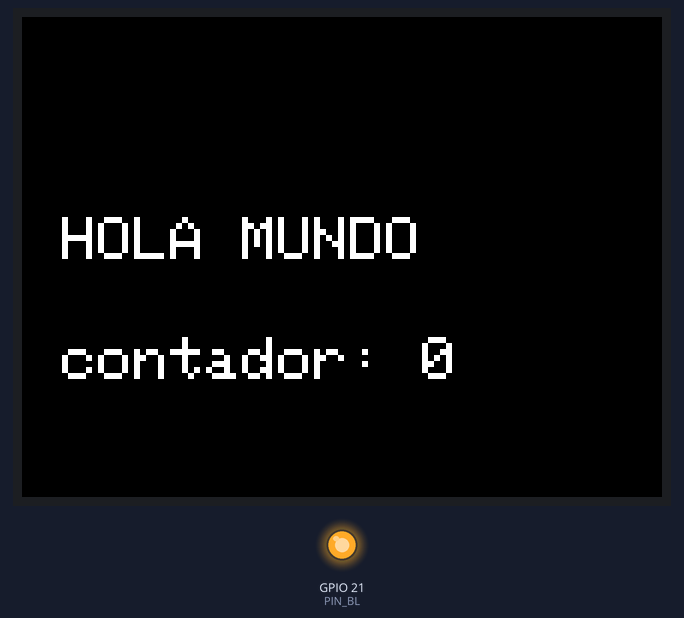
A sketch run on a simulated ESP32. On the bench: 320×240 colour display, output pins drawn as LEDs (lit = HIGH). What the sketch prints to the serial monitor is not drawn.

Above: at 0.3 s.
At 4.3 s:
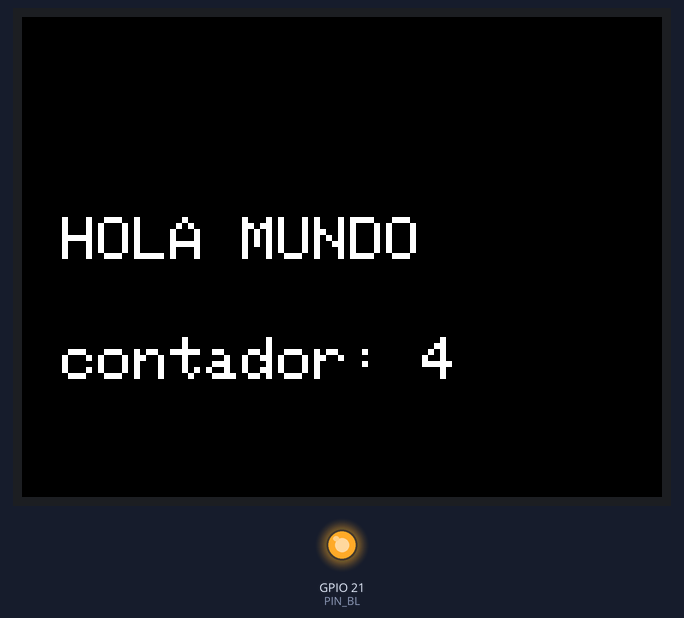
At 9.3 s:
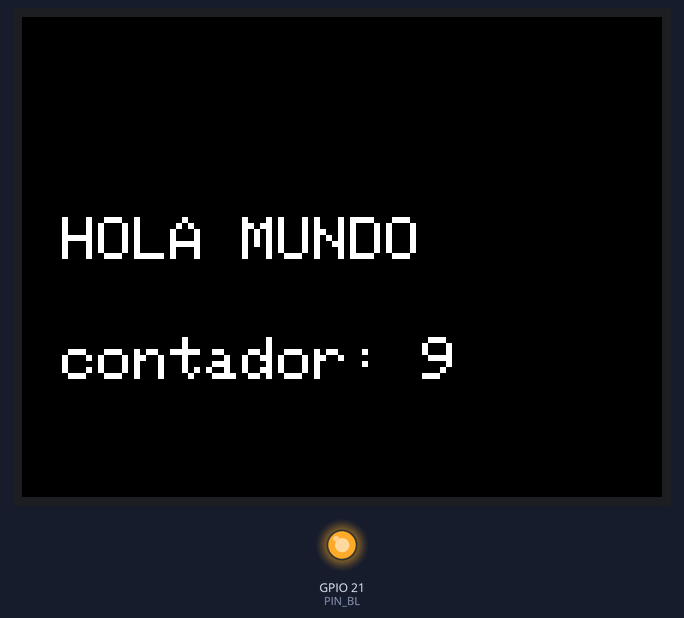
At 19.4 s:
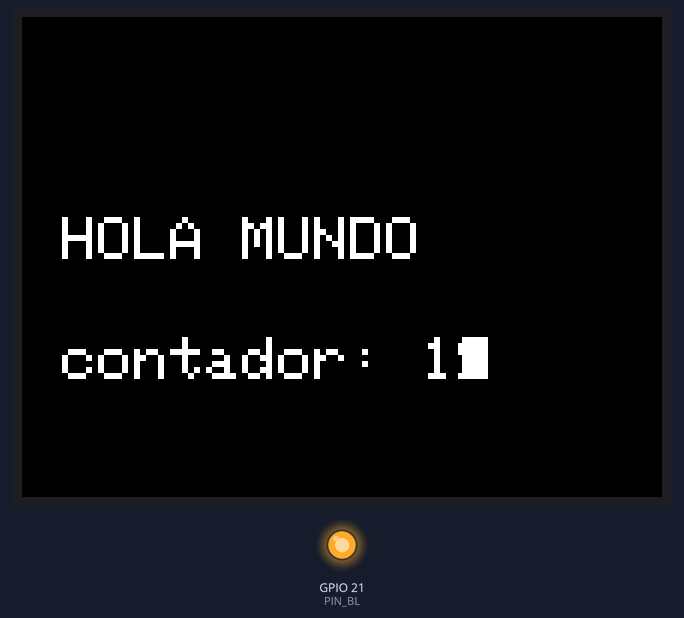
At 28.5 s:
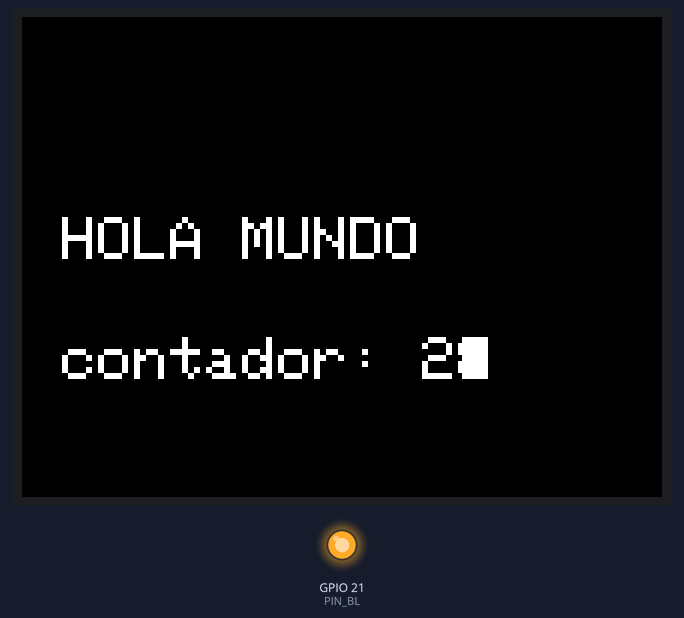
At 38.6 s:
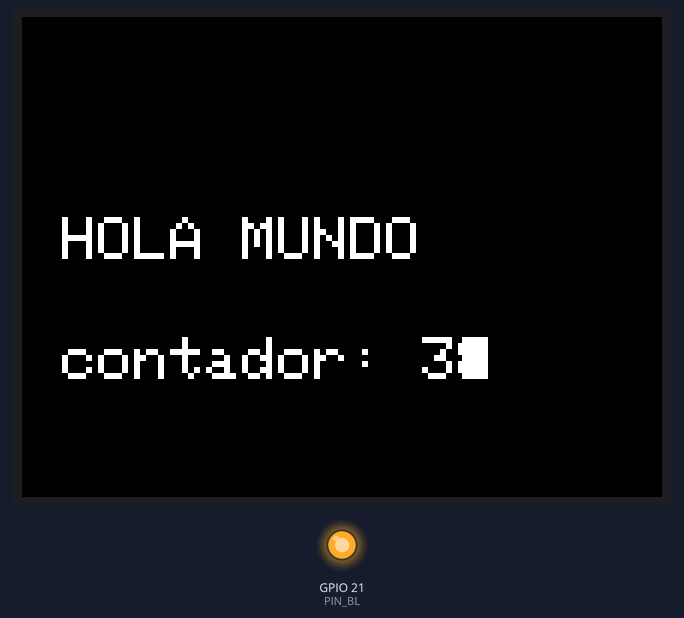

The sketch:

hola_mundo.ino
```cpp
// Hola mundo para CYD (ESP32-2432S028)
// Prueba: serial (115200) + pantalla ILI9341. Sin SD, sin audio.

#include <Arduino_GFX_Library.h>

Arduino_DataBus *bus = new Arduino_ESP32SPI(2 /* DC */, 15 /* CS */, 14 /* SCK */, 13 /* MOSI */, 12 /* MISO */, HSPI);
Arduino_GFX *gfx = new Arduino_ILI9341(bus, GFX_NOT_DEFINED /* RST */, 1 /* rotation */, false /* IPS */);

#define PIN_BL 21

int n = 0;

void setup() {
  Serial.begin(115200);
  Serial.println("hola mundo: serial OK");

  pinMode(PIN_BL, OUTPUT);
  digitalWrite(PIN_BL, HIGH);

  gfx->begin();
  gfx->fillScreen(0x0000);
  gfx->setTextColor(0xFFFF);
  gfx->setTextSize(3);
  gfx->setCursor(20, 100);
  gfx->println("HOLA MUNDO");
  Serial.println("hola mundo: pantalla OK");
}

void loop() {
  Serial.printf("hola mundo %d\n", n);
  gfx->fillRect(20, 160, 200, 30, 0x0000);
  gfx->setCursor(20, 160);
  gfx->printf("contador: %d", n);
  n++;
  delay(1000);
}
```

Measured:
- what the display in image 1 shows lasts 1.0 s, from 4.2 s to 5.2 s
